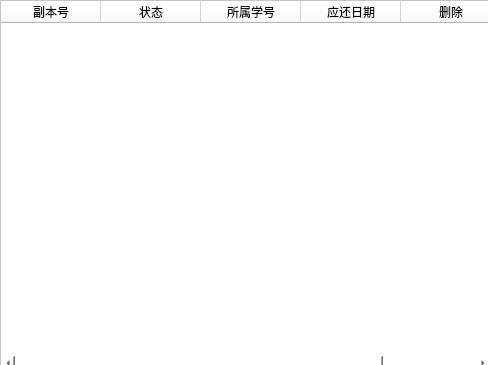
<?xml version="1.0" encoding="UTF-8"?>
<ui version="4.0">
 <class>admin_bookdetail</class>
 <widget class="QWidget" name="admin_bookdetail">
  <property name="geometry">
   <rect> 
    <x>0</x>
    <y>0</y>
    <width>488</width>
    <height>365</height>
   </rect>
  </property>
  <property name="maximumSize">
   <size>
    <width>488</width>
    <height>365</height>
   </size>
  </property>
  <property name="windowTitle">
   <string>admin_bookdetail</string>
  </property>
  <widget class="QFrame" name="frame">
   <property name="geometry">
    <rect>
     <x>-10</x>
     <y>0</y>
     <width>501</width>
     <height>371</height>
    </rect>
   </property>
   <property name="styleSheet">
    <string notr="true">background-color: rgb(255, 255, 255);</string>
   </property>
   <property name="frameShape">
    <enum>QFrame::StyledPanel</enum>
   </property>
   <property name="frameShadow">
    <enum>QFrame::Raised</enum>
   </property>
   <widget class="QTableWidget" name="tableWidget">
    <property name="geometry">
     <rect>
      <x>10</x>
      <y>0</y>
      <width>491</width>
      <height>371</height>
     </rect>
    </property>
    <column>
     <property name="text">
      <string>副本号</string>
     </property>
    </column>
    <column>
     <property name="text">
      <string>状态</string>
     </property>
    </column>
    <column>
     <property name="text">
      <string>所属学号</string>
     </property>
    </column>
    <column>
     <property name="text">
      <string>应还日期</string>
     </property>
    </column>
    <column>
     <property name="text">
      <string>删除</string>
     </property>
    </column>
   </widget>
  </widget>
 </widget>
 <layoutdefault spacing="6" margin="11"/>
 <resources/>
 <connections/>
</ui>
